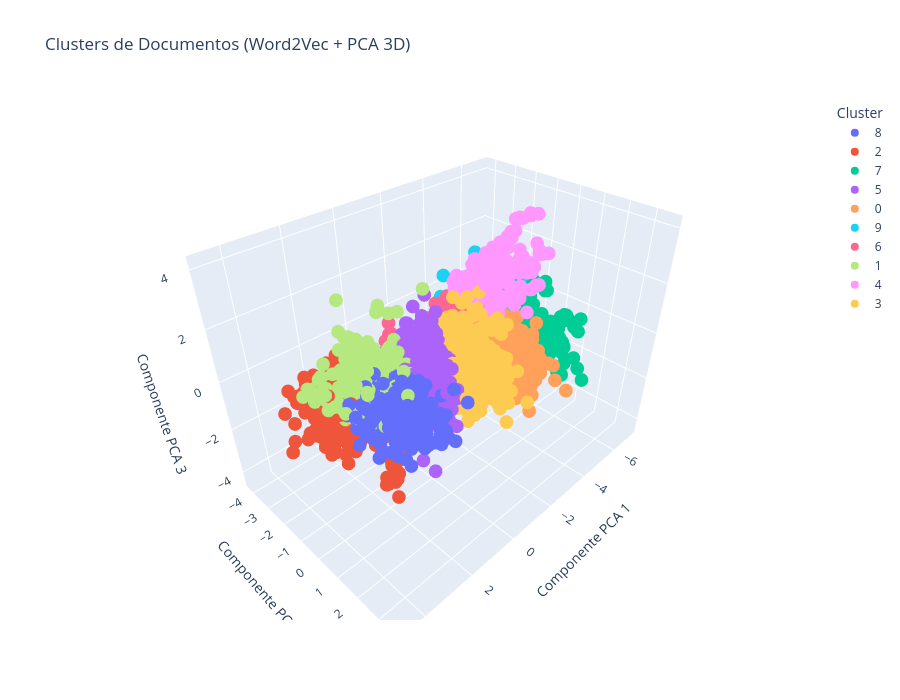

Here is the notebook cell this chart was saved with:
### Code cell
mostrar_grafico_clusters(vetores_documentos, df_w2v_docs)

### Figure 1 — Plotly figure (JSON) as saved in the notebook; plotly's stock layout.template omitted (floating-point values rounded to 4 significant figures; data arrays with more than 128 entries replaced by an {"elided": "..."} marker saying what was removed)
{"data": [{"customdata": {"elided": "2123x2 str values"}, "hovertemplate": "Cluster=%{customdata[0]}<br>Componente PCA 1=%{x:.2f}<br>Componente PCA 2=%{y:.2f}<br>Componente PCA 3=%{z:.2f}<br>Documento Original=%{customdata[1]}<extra></extra>", "legendgroup": "8", "marker": {"color": "#636efa", "symbol": "circle"}, "mode": "markers", "name": "8", "scene": "scene", "showlegend": true, "type": "scatter3d", "x": {"elided": "2123 float values"}, "y": {"elided": "2123 float values"}, "z": {"elided": "2123 float values"}}, {"customdata": {"elided": "1142x2 str values"}, "hovertemplate": "Cluster=%{customdata[0]}<br>Componente PCA 1=%{x:.2f}<br>Componente PCA 2=%{y:.2f}<br>Componente PCA 3=%{z:.2f}<br>Documento Original=%{customdata[1]}<extra></extra>", "legendgroup": "2", "marker": {"color": "#EF553B", "symbol": "circle"}, "mode": "markers", "name": "2", "scene": "scene", "showlegend": true, "type": "scatter3d", "x": {"elided": "1142 float values"}, "y": {"elided": "1142 float values"}, "z": {"elided": "1142 float values"}}, {"customdata": {"elided": "363x2 str values"}, "hovertemplate": "Cluster=%{customdata[0]}<br>Componente PCA 1=%{x:.2f}<br>Componente PCA 2=%{y:.2f}<br>Componente PCA 3=%{z:.2f}<br>Documento Original=%{customdata[1]}<extra></extra>", "legendgroup": "7", "marker": {"color": "#00cc96", "symbol": "circle"}, "mode": "markers", "name": "7", "scene": "scene", "showlegend": true, "type": "scatter3d", "x": {"elided": "363 float values"}, "y": {"elided": "363 float values"}, "z": {"elided": "363 float values"}}, {"customdata": {"elided": "1541x2 str values"}, "hovertemplate": "Cluster=%{customdata[0]}<br>Componente PCA 1=%{x:.2f}<br>Componente PCA 2=%{y:.2f}<br>Componente PCA 3=%{z:.2f}<br>Documento Original=%{customdata[1]}<extra></extra>", "legendgroup": "5", "marker": {"color": "#ab63fa", "symbol": "circle"}, "mode": "markers", "name": "5", "scene": "scene", "showlegend": true, "type": "scatter3d", "x": {"elided": "1541 float values"}, "y": {"elided": "1541 float values"}, "z": {"elided": "1541 float values"}}, {"customdata": {"elided": "1113x2 str values"}, "hovertemplate": "Cluster=%{customdata[0]}<br>Componente PCA 1=%{x:.2f}<br>Componente PCA 2=%{y:.2f}<br>Componente PCA 3=%{z:.2f}<br>Documento Original=%{customdata[1]}<extra></extra>", "legendgroup": "0", "marker": {"color": "#FFA15A", "symbol": "circle"}, "mode": "markers", "name": "0", "scene": "scene", "showlegend": true, "type": "scatter3d", "x": {"elided": "1113 float values"}, "y": {"elided": "1113 float values"}, "z": {"elided": "1113 float values"}}, {"customdata": {"elided": "573x2 str values"}, "hovertemplate": "Cluster=%{customdata[0]}<br>Componente PCA 1=%{x:.2f}<br>Componente PCA 2=%{y:.2f}<br>Componente PCA 3=%{z:.2f}<br>Documento Original=%{customdata[1]}<extra></extra>", "legendgroup": "9", "marker": {"color": "#19d3f3", "symbol": "circle"}, "mode": "markers", "name": "9", "scene": "scene", "showlegend": true, "type": "scatter3d", "x": {"elided": "573 float values"}, "y": {"elided": "573 float values"}, "z": {"elided": "573 float values"}}, {"customdata": {"elided": "691x2 str values"}, "hovertemplate": "Cluster=%{customdata[0]}<br>Componente PCA 1=%{x:.2f}<br>Componente PCA 2=%{y:.2f}<br>Componente PCA 3=%{z:.2f}<br>Documento Original=%{customdata[1]}<extra></extra>", "legendgroup": "6", "marker": {"color": "#FF6692", "symbol": "circle"}, "mode": "markers", "name": "6", "scene": "scene", "showlegend": true, "type": "scatter3d", "x": {"elided": "691 float values"}, "y": {"elided": "691 float values"}, "z": {"elided": "691 float values"}}, {"customdata": {"elided": "919x2 str values"}, "hovertemplate": "Cluster=%{customdata[0]}<br>Componente PCA 1=%{x:.2f}<br>Componente PCA 2=%{y:.2f}<br>Componente PCA 3=%{z:.2f}<br>Documento Original=%{customdata[1]}<extra></extra>", "legendgroup": "1", "marker": {"color": "#B6E880", "symbol": "circle"}, "mode": "markers", "name": "1", "scene": "scene", "showlegend": true, "type": "scatter3d", "x": {"elided": "919 float values"}, "y": {"elided": "919 float values"}, "z": {"elided": "919 float values"}}, {"customdata": {"elided": "260x2 str values"}, "hovertemplate": "Cluster=%{customdata[0]}<br>Componente PCA 1=%{x:.2f}<br>Componente PCA 2=%{y:.2f}<br>Componente PCA 3=%{z:.2f}<br>Documento Original=%{customdata[1]}<extra></extra>", "legendgroup": "4", "marker": {"color": "#FF97FF", "symbol": "circle"}, "mode": "markers", "name": "4", "scene": "scene", "showlegend": true, "type": "scatter3d", "x": {"elided": "260 float values"}, "y": {"elided": "260 float values"}, "z": {"elided": "260 float values"}}, {"customdata": {"elided": "941x2 str values"}, "hovertemplate": "Cluster=%{customdata[0]}<br>Componente PCA 1=%{x:.2f}<br>Componente PCA 2=%{y:.2f}<br>Componente PCA 3=%{z:.2f}<br>Documento Original=%{customdata[1]}<extra></extra>", "legendgroup": "3", "marker": {"color": "#FECB52", "symbol": "circle"}, "mode": "markers", "name": "3", "scene": "scene", "showlegend": true, "type": "scatter3d", "x": {"elided": "941 float values"}, "y": {"elided": "941 float values"}, "z": {"elided": "941 float values"}}], "layout": {"height": 700, "legend": {"title": {"text": "Cluster"}, "tracegroupgap": 0}, "scene": {"domain": {"x": [0, 1], "y": [0, 1]}, "xaxis": {"title": {"text": "Componente PCA 1"}}, "yaxis": {"title": {"text": "Componente PCA 2"}}, "zaxis": {"title": {"text": "Componente PCA 3"}}}, "title": {"text": "Clusters de Documentos (Word2Vec + PCA 3D)"}, "width": 900}}
